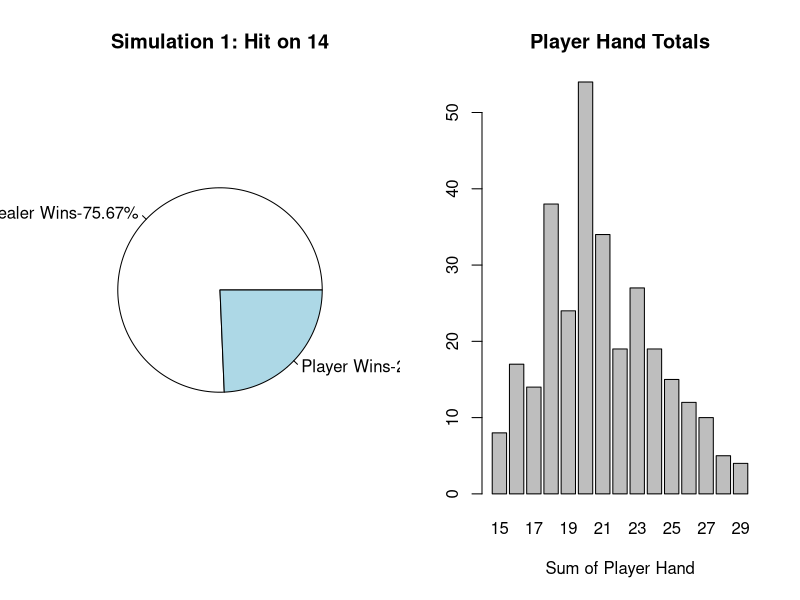
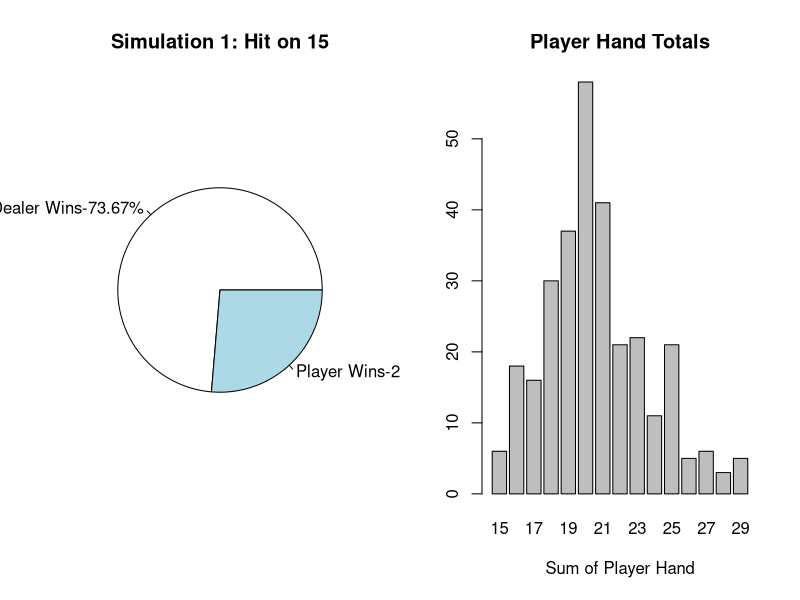
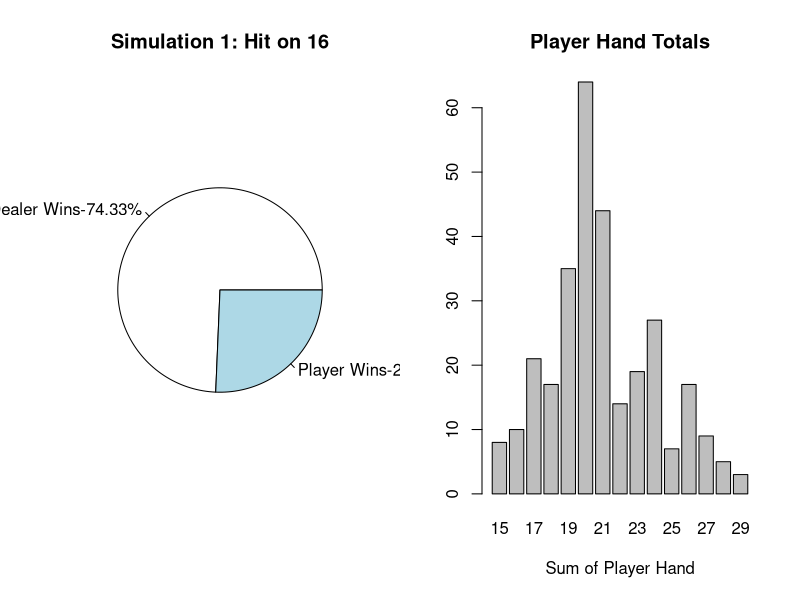
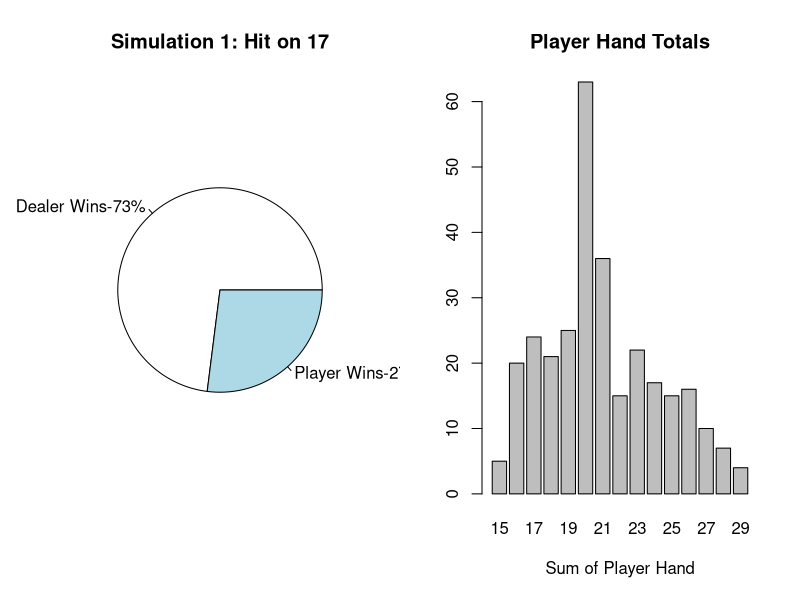
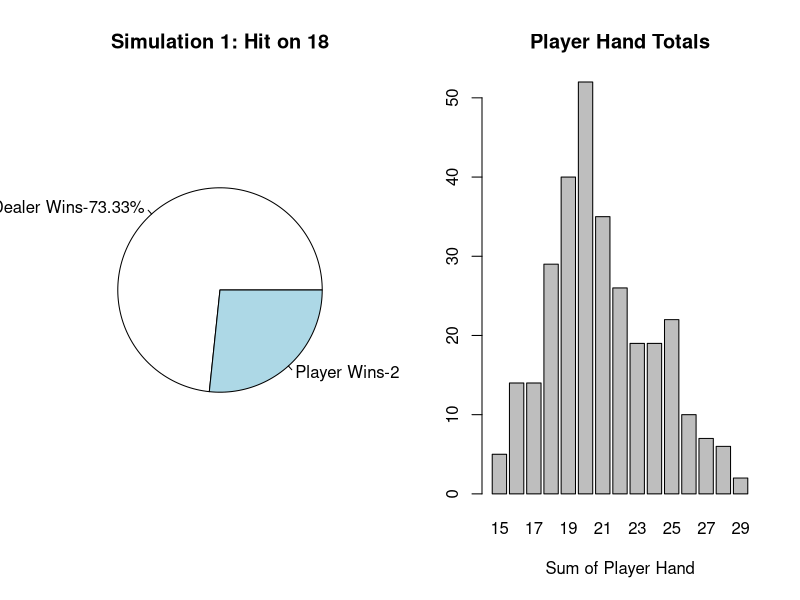
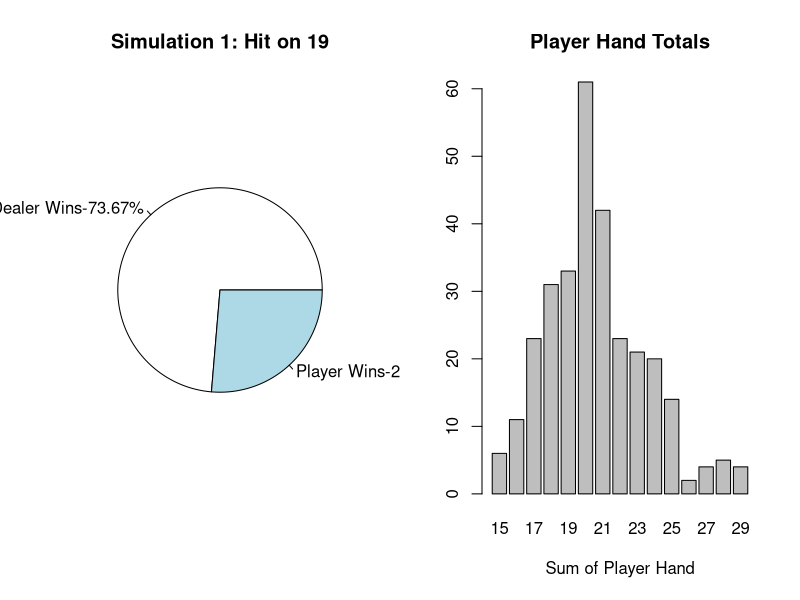

Write the R code that produced these figures, in order.

B = 300  #number of games played for each strategy
set.seed(6) #seed

#initialize lists to hold outcomes
player_wins <- NULL
final_dealer <- NULL
final_player <- NULL
hand_sum <- NULL
#strategies to try (ie., player hits on the following hand values)
strat <- c(14,15,16,17,18,19)

#run 10 games

for (b in 1:B) {
  
  for (var in strat) {
    #create one deck
    deck = c(rep("A",4), rep.int(10,16), rep.int(9,4), rep.int(8,4), rep.int(7,4), rep.int(6,4), rep.int(5,4), rep.int(4,4), rep.int(3,4), rep.int(2,4))
    #given casinos typically use multiple deck, we'll use 4 decks
    cards = c(deck, deck)
    decks <- sum(cards=="A") / 4
  
  
    #####PLAYER#####
  
  
    #create the players hand by randomly sampling two cards
    #from the 4 decks without replacement
    hand_player = sample(cards, 2, replace = FALSE)
  
    #remove the players hand from the deck
    for(i in hand_player){
      if(is.element(i,cards)) 
        cards <-cards[-match(i,cards)]}
  
    #check if hand has aces and create alternate hand without aces
    hand_noaces <- hand_player
    for(i in hand_player){
      if(is.element(i,"A"))
        hand_noaces <- (hand_player[-match(i, hand_player)])
    }

    #count how many aces
    num_aces <- length(hand_player) - length(hand_noaces)
    #get final hand sum
    hand_sum <- ifelse(num_aces==0, sum(as.numeric(hand_player), na.rm=TRUE), 
                     ifelse(num_aces ==1 & sum(as.numeric(hand_noaces), na.rm = TRUE) <= 10, sum(as.numeric(hand_noaces), na.rm=TRUE) + 11, 
                     ifelse(num_aces ==1 & sum(as.numeric(hand_player), na.rm = TRUE) >10, sum(as.numeric(hand_noaces), na.rm=TRUE) + 1,
                            ifelse(num_aces ==2 & sum(as.numeric(hand_player), na.rm = TRUE) <= 9, sum(as.numeric(hand_noaces), na.rm=TRUE) + 12,
                                   ifelse(num_aces==2 & sum(as.numeric(hand_player), na.rm=TRUE) >9, sum(as.numeric(hand_noaces), na.rm = TRUE) + 2, 
                                          ifelse(num_aces==3 & sum(as.numeric(hand_player), na.rm = TRUE) <=8, sum(as.numeric(hand_noaces), na.rm = TRUE) + 13, 
                                                 ifelse(num_aces==3 & sum(as.numeric(hand_player), na.rm = TRUE) >8, sum(as.numeric(hand_noaces), na.rm = TRUE) + 3, 
                                                        ifelse(num_aces==4 & sum(as.numeric(hand_player), na.rm = TRUE) <=7, sum(as.numeric(hand_noaces), na.rm = TRUE) + 14, 
                                                               ifelse(num_aces==4 & sum(as.numeric(hand_player), na.rm = TRUE) >7, sum(as.numeric(hand_noaces), na.rm=TRUE) +4, sum(as.numeric(hand_player, na.rm=TRUE)))))))))))
  
    #player decides to stay or hit based on the total value
    hit_stay <- ifelse(sum(hand_sum) > var, "stay", "hit")
  
    #if hit, take a take a new card from the remaining cards in the deck and add it to players hand          
    newcard <- ifelse(hit_stay=="hit", sample(cards, 1, replace = FALSE), NA)
    hand_player <-  append(hand_player, newcard)
  
    #update cards to remove new card
    for(i in newcard){
      if(is.element(i,cards)) 
        cards<-cards[-match(i,cards)]}
  
    #again, check if hand has aces and create alternate hand without aces
    hand_noaces <- hand_player
    for(i in hand_player){
      if(is.element(i,"A"))
        hand_noaces <- (hand_player[-match(i, hand_player)])
    }
  
    #count how many aces
    num_aces <- length(hand_player) - length(hand_noaces)
    #get final hand sum
    hand_sum <- ifelse(num_aces==0, sum(as.numeric(hand_player), na.rm=TRUE), 
                     ifelse(num_aces ==1 & sum(as.numeric(hand_noaces), na.rm = TRUE) <= 10, sum(as.numeric(hand_noaces), na.rm=TRUE) + 11, 
                            ifelse(num_aces ==1 & sum(as.numeric(hand_player), na.rm = TRUE) >10, sum(as.numeric(hand_noaces), na.rm=TRUE) + 1,
                                   ifelse(num_aces ==2 & sum(as.numeric(hand_player), na.rm = TRUE) <= 9, sum(as.numeric(hand_noaces), na.rm=TRUE) + 12,
                                          ifelse(num_aces==2 & sum(as.numeric(hand_player), na.rm=TRUE) >9, sum(as.numeric(hand_noaces), na.rm = TRUE) + 2, 
                                                 ifelse(num_aces==3 & sum(as.numeric(hand_player), na.rm = TRUE) <=8, sum(as.numeric(hand_noaces), na.rm = TRUE) + 13, 
                                                        ifelse(num_aces==3 & sum(as.numeric(hand_player), na.rm = TRUE) >8, sum(as.numeric(hand_noaces), na.rm = TRUE) + 3, 
                                                               ifelse(num_aces==4 & sum(as.numeric(hand_player), na.rm = TRUE) <=7, sum(as.numeric(hand_noaces), na.rm = TRUE) + 14, 
                                                                      ifelse(num_aces==4 & sum(as.numeric(hand_player), na.rm = TRUE) >7, sum(as.numeric(hand_noaces), na.rm=TRUE) +4, sum(as.numeric(hand_player, na.rm=TRUE)))))))))))
  
    #player decides to stay or hit based on the total value
    hit_stay <- ifelse(sum(hand_sum) > var, "stay", "hit")
  
    #if hit, take a take a new card from the remaining cards in the deck and add it to players hand          
    newcard <- ifelse(hit_stay=="hit", sample(cards, 1, replace = FALSE), NA)
    hand_player <-  append(hand_player, newcard)
  
    #update cards to remove new card
    for(i in newcard){
      if(is.element(i,cards)) 
        cards<-cards[-match(i,cards)]}
  
    #again, check if hand has aces and create alternate hand without aces
    hand_noaces <- hand_player
    for(i in hand_player){
      if(is.element(i,"A"))
        hand_noaces <- (hand_player[-match(i, hand_player)])
    }
  
    #count how many aces
    num_aces <- length(hand_player) - length(hand_noaces)
    #get final hand sum
    hand_sum <- ifelse(num_aces==0, sum(as.numeric(hand_player), na.rm=TRUE), 
                     ifelse(num_aces ==1 & sum(as.numeric(hand_noaces), na.rm = TRUE) <= 10, sum(as.numeric(hand_noaces), na.rm=TRUE) + 11, 
                            ifelse(num_aces ==1 & sum(as.numeric(hand_player), na.rm = TRUE) >10, sum(as.numeric(hand_noaces), na.rm=TRUE) + 1,
                                   ifelse(num_aces ==2 & sum(as.numeric(hand_player), na.rm = TRUE) <= 9, sum(as.numeric(hand_noaces), na.rm=TRUE) + 12,
                                          ifelse(num_aces==2 & sum(as.numeric(hand_player), na.rm=TRUE) >9, sum(as.numeric(hand_noaces), na.rm = TRUE) + 2, 
                                                 ifelse(num_aces==3 & sum(as.numeric(hand_player), na.rm = TRUE) <=8, sum(as.numeric(hand_noaces), na.rm = TRUE) + 13, 
                                                        ifelse(num_aces==3 & sum(as.numeric(hand_player), na.rm = TRUE) >8, sum(as.numeric(hand_noaces), na.rm = TRUE) + 3, 
                                                               ifelse(num_aces==4 & sum(as.numeric(hand_player), na.rm = TRUE) <=7, sum(as.numeric(hand_noaces), na.rm = TRUE) + var, 
                                                                      ifelse(num_aces==4 & sum(as.numeric(hand_player), na.rm = TRUE) >7, sum(as.numeric(hand_noaces), na.rm=TRUE) +4, sum(as.numeric(hand_player, na.rm=TRUE)))))))))))
  
    #player decides to stay or hit based on the total value
    hit_stay <- ifelse(sum(hand_sum) > var, "stay", "hit")#if hit, take a take a new card from the remaining cards in the deck and add it to players hand          
    newcard <- ifelse(hit_stay=="hit", sample(cards, 1, replace = FALSE), NA)
    hand_player <-  append(hand_player, newcard)
  
    #update cards to remove new card
    for(i in newcard){
      if(is.element(i,cards)) 
        cards<-cards[-match(i,cards)]}
  
    #again, check if hand has aces and create alternate hand without aces
    hand_noaces <- hand_player
    for(i in hand_player){
      if(is.element(i,"A"))
        hand_noaces <- (hand_player[-match(i, hand_player)])
    }
  
    #count how many aces
    num_aces <- length(hand_player) - length(hand_noaces)
    #get final hand sum
    hand_sum <- ifelse(num_aces==0, sum(as.numeric(hand_player), na.rm=TRUE), 
                     ifelse(num_aces ==1 & sum(as.numeric(hand_noaces), na.rm = TRUE) <= 10, sum(as.numeric(hand_noaces), na.rm=TRUE) + 11, 
                            ifelse(num_aces ==1 & sum(as.numeric(hand_player), na.rm = TRUE) >10, sum(as.numeric(hand_noaces), na.rm=TRUE) + 1,
                                   ifelse(num_aces ==2 & sum(as.numeric(hand_player), na.rm = TRUE) <= 9, sum(as.numeric(hand_noaces), na.rm=TRUE) + 12,
                                          ifelse(num_aces==2 & sum(as.numeric(hand_player), na.rm=TRUE) >9, sum(as.numeric(hand_noaces), na.rm = TRUE) + 2, 
                                                 ifelse(num_aces==3 & sum(as.numeric(hand_player), na.rm = TRUE) <=8, sum(as.numeric(hand_noaces), na.rm = TRUE) + 13, 
                                                        ifelse(num_aces==3 & sum(as.numeric(hand_player), na.rm = TRUE) >8, sum(as.numeric(hand_noaces), na.rm = TRUE) + 3, 
                                                               ifelse(num_aces==4 & sum(as.numeric(hand_player), na.rm = TRUE) <=7, sum(as.numeric(hand_noaces), na.rm = TRUE) + 14, 
                                                                      ifelse(num_aces==4 & sum(as.numeric(hand_player), na.rm = TRUE) >7, sum(as.numeric(hand_noaces), na.rm=TRUE) +4, sum(as.numeric(hand_player, na.rm=TRUE)))))))))))
  
    #player decides to stay or hit based on the total value
    hit_stay <- ifelse(sum(hand_sum) > var, "stay", "hit")#if hit, take a take a new card from the remaining cards in the deck and add it to players hand          
    newcard <- ifelse(hit_stay=="hit", sample(cards, 1, replace = FALSE), NA)
    hand_player <-  append(hand_player, newcard)
  
    #update cards to remove new card
    for(i in newcard){
      if(is.element(i,cards)) 
        cards<-cards[-match(i,cards)]}
  
    #again, check if hand has aces and create alternate hand without aces
    hand_noaces <- hand_player
    for(i in hand_player){
      if(is.element(i,"A"))
        hand_noaces <- (hand_player[-match(i, hand_player)])
    }
  
  #count how many aces
    num_aces <- length(hand_player) - length(hand_noaces)
    #get final hand sum
    hand_sum <- ifelse(num_aces==0, sum(as.numeric(hand_player), na.rm=TRUE), 
                     ifelse(num_aces ==1 & sum(as.numeric(hand_noaces), na.rm = TRUE) <= 10, sum(as.numeric(hand_noaces), na.rm=TRUE) + 11, 
                            ifelse(num_aces ==1 & sum(as.numeric(hand_player), na.rm = TRUE) >10, sum(as.numeric(hand_noaces), na.rm=TRUE) + 1,
                                   ifelse(num_aces ==2 & sum(as.numeric(hand_player), na.rm = TRUE) <= 9, sum(as.numeric(hand_noaces), na.rm=TRUE) + 12,
                                          ifelse(num_aces==2 & sum(as.numeric(hand_player), na.rm=TRUE) >9, sum(as.numeric(hand_noaces), na.rm = TRUE) + 2, 
                                                 ifelse(num_aces==3 & sum(as.numeric(hand_player), na.rm = TRUE) <=8, sum(as.numeric(hand_noaces), na.rm = TRUE) + 13, 
                                                        ifelse(num_aces==3 & sum(as.numeric(hand_player), na.rm = TRUE) >8, sum(as.numeric(hand_noaces), na.rm = TRUE) + 3, 
                                                               ifelse(num_aces==4 & sum(as.numeric(hand_player), na.rm = TRUE) <=7, sum(as.numeric(hand_noaces), na.rm = TRUE) + 14, 
                                                                      ifelse(num_aces==4 & sum(as.numeric(hand_player), na.rm = TRUE) >7, sum(as.numeric(hand_noaces), na.rm=TRUE) +4, sum(as.numeric(hand_player, na.rm=TRUE)))))))))))
  
    #player decides to stay or hit based on the total value
    hit_stay <- ifelse(sum(hand_sum) > var, "stay", "hit")#if hit, take a take a new card from the remaining cards in the deck and add it to players hand          
    newcard <- ifelse(hit_stay=="hit", sample(cards, 1, replace = FALSE), NA)
    hand_player <-  append(hand_player, newcard)
  
    #update cards to remove new card
    for(i in newcard){
      if(is.element(i,cards)) 
        cards<-cards[-match(i,cards)]}
  
    #again, check if hand has aces and create alternate hand without aces
    hand_noaces <- hand_player
    for(i in hand_player){
      if(is.element(i,"A"))
        hand_noaces <- (hand_player[-match(i, hand_player)])
    }
  
    #count how many aces
    num_aces <- length(hand_player) - length(hand_noaces)
    #get final hand sum
    hand_sum <- ifelse(num_aces==0, sum(as.numeric(hand_player), na.rm=TRUE), 
                     ifelse(num_aces ==1 & sum(as.numeric(hand_noaces), na.rm = TRUE) <= 10, sum(as.numeric(hand_noaces), na.rm=TRUE) + 11, 
                            ifelse(num_aces ==1 & sum(as.numeric(hand_player), na.rm = TRUE) >10, sum(as.numeric(hand_noaces), na.rm=TRUE) + 1,
                                   ifelse(num_aces ==2 & sum(as.numeric(hand_player), na.rm = TRUE) <= 9, sum(as.numeric(hand_noaces), na.rm=TRUE) + 12,
                                          ifelse(num_aces==2 & sum(as.numeric(hand_player), na.rm=TRUE) >9, sum(as.numeric(hand_noaces), na.rm = TRUE) + 2, 
                                                 ifelse(num_aces==3 & sum(as.numeric(hand_player), na.rm = TRUE) <=8, sum(as.numeric(hand_noaces), na.rm = TRUE) + 13, 
                                                        ifelse(num_aces==3 & sum(as.numeric(hand_player), na.rm = TRUE) >8, sum(as.numeric(hand_noaces), na.rm = TRUE) + 3, 
                                                               ifelse(num_aces==4 & sum(as.numeric(hand_player), na.rm = TRUE) <=7, sum(as.numeric(hand_noaces), na.rm = TRUE) + 14, 
                                                                      ifelse(num_aces==4 & sum(as.numeric(hand_player), na.rm = TRUE) >7, sum(as.numeric(hand_noaces), na.rm=TRUE) +4, sum(as.numeric(hand_player, na.rm=TRUE)))))))))))
  
    #player decides to stay or hit based on the total value
    hit_stay <- ifelse(sum(hand_sum) > var, "stay", "hit")#if hit, take a take a new card from the remaining cards in the deck and add it to players hand          
    newcard <- ifelse(hit_stay=="hit", sample(cards, 1, replace = FALSE), NA)
    hand_player <-  append(hand_player, newcard)
  
    #update cards to remove new card
    for(i in newcard){
      if(is.element(i,cards)) 
        cards<-cards[-match(i,cards)]}
  
    #again, check if hand has aces and create alternate hand without aces
    hand_noaces <- hand_player
    for(i in hand_player){
      if(is.element(i,"A"))
        hand_noaces <- (hand_player[-match(i, hand_player)])
    }
  
    #count how many aces
    num_aces <- length(hand_player) - length(hand_noaces)
    #get final hand sum
    hand_sum <- ifelse(num_aces==0, sum(as.numeric(hand_player), na.rm=TRUE), 
                       ifelse(num_aces ==1 & sum(as.numeric(hand_noaces), na.rm = TRUE) <= 10, sum(as.numeric(hand_noaces), na.rm=TRUE) + 11, 
                              ifelse(num_aces ==1 & sum(as.numeric(hand_player), na.rm = TRUE) >10, sum(as.numeric(hand_noaces), na.rm=TRUE) + 1,
                                     ifelse(num_aces ==2 & sum(as.numeric(hand_player), na.rm = TRUE) <= 9, sum(as.numeric(hand_noaces), na.rm=TRUE) + 12,
                                            ifelse(num_aces==2 & sum(as.numeric(hand_player), na.rm=TRUE) >9, sum(as.numeric(hand_noaces), na.rm = TRUE) + 2, 
                                                   ifelse(num_aces==3 & sum(as.numeric(hand_player), na.rm = TRUE) <=8, sum(as.numeric(hand_noaces), na.rm = TRUE) + 13, 
                                                          ifelse(num_aces==3 & sum(as.numeric(hand_player), na.rm = TRUE) >8, sum(as.numeric(hand_noaces), na.rm = TRUE) + 3, 
                                                                 ifelse(num_aces==4 & sum(as.numeric(hand_player), na.rm = TRUE) <=7, sum(as.numeric(hand_noaces), na.rm = TRUE) + 14, 
                                                                        ifelse(num_aces==4 & sum(as.numeric(hand_player), na.rm = TRUE) >7, sum(as.numeric(hand_noaces), na.rm=TRUE) +4, sum(as.numeric(hand_player, na.rm=TRUE)))))))))))
    
    #player decides to stay or hit based on the total value
    hit_stay <- ifelse(sum(hand_sum) > var, "stay", "hit")#if hit, take a take a new card from the remaining cards in the deck and add it to players hand          
    newcard <- ifelse(hit_stay=="hit", sample(cards, 1, replace = FALSE), NA)
    hand_player <-  append(hand_player, newcard)
    
    #update cards to remove new card
    for(i in newcard){
      if(is.element(i,cards)) 
        cards<-cards[-match(i,cards)]}
    
    #again, check if hand has aces and create alternate hand without aces
    hand_noaces <- hand_player
    for(i in hand_player){
      if(is.element(i,"A"))
        hand_noaces <- (hand_player[-match(i, hand_player)])
    }
    
    #count how many aces
    num_aces <- length(hand_player) - length(hand_noaces)
    #get final hand sum
    hand_sum <- ifelse(num_aces==0, sum(as.numeric(hand_player), na.rm=TRUE), 
                       ifelse(num_aces ==1 & sum(as.numeric(hand_noaces), na.rm = TRUE) <= 10, sum(as.numeric(hand_noaces), na.rm=TRUE) + 11, 
                              ifelse(num_aces ==1 & sum(as.numeric(hand_player), na.rm = TRUE) >10, sum(as.numeric(hand_noaces), na.rm=TRUE) + 1,
                                     ifelse(num_aces ==2 & sum(as.numeric(hand_player), na.rm = TRUE) <= 9, sum(as.numeric(hand_noaces), na.rm=TRUE) + 12,
                                            ifelse(num_aces==2 & sum(as.numeric(hand_player), na.rm=TRUE) >9, sum(as.numeric(hand_noaces), na.rm = TRUE) + 2, 
                                                   ifelse(num_aces==3 & sum(as.numeric(hand_player), na.rm = TRUE) <=8, sum(as.numeric(hand_noaces), na.rm = TRUE) + 13, 
                                                          ifelse(num_aces==3 & sum(as.numeric(hand_player), na.rm = TRUE) >8, sum(as.numeric(hand_noaces), na.rm = TRUE) + 3, 
                                                                 ifelse(num_aces==4 & sum(as.numeric(hand_player), na.rm = TRUE) <=7, sum(as.numeric(hand_noaces), na.rm = TRUE) + 14, 
                                                                        ifelse(num_aces==4 & sum(as.numeric(hand_player), na.rm = TRUE) >7, sum(as.numeric(hand_noaces), na.rm=TRUE) +4, sum(as.numeric(hand_player, na.rm=TRUE)))))))))))
    
    #player decides to stay or hit based on the total value
    hit_stay <- ifelse(sum(hand_sum) > var, "stay", "hit")#if hit, take a take a new card from the remaining cards in the deck and add it to players hand          
    newcard <- ifelse(hit_stay=="hit", sample(cards, 1, replace = FALSE), NA)
    hand_player <-  append(hand_player, newcard)
    
    #update cards to remove new card
    for(i in newcard){
      if(is.element(i,cards)) 
        cards<-cards[-match(i,cards)]}
    
    #again, check if hand has aces and create alternate hand without aces
    hand_noaces <- hand_player
    for(i in hand_player){
      if(is.element(i,"A"))
        hand_noaces <- (hand_player[-match(i, hand_player)])
    }
    
    #count how many aces
    num_aces <- length(hand_player) - length(hand_noaces)
    #get final hand sum
    hand_sum <- ifelse(num_aces==0, sum(as.numeric(hand_player), na.rm=TRUE), 
                       ifelse(num_aces ==1 & sum(as.numeric(hand_noaces), na.rm = TRUE) <= 10, sum(as.numeric(hand_noaces), na.rm=TRUE) + 11, 
                              ifelse(num_aces ==1 & sum(as.numeric(hand_player), na.rm = TRUE) >10, sum(as.numeric(hand_noaces), na.rm=TRUE) + 1,
                                     ifelse(num_aces ==2 & sum(as.numeric(hand_player), na.rm = TRUE) <= 9, sum(as.numeric(hand_noaces), na.rm=TRUE) + 12,
                                            ifelse(num_aces==2 & sum(as.numeric(hand_player), na.rm=TRUE) >9, sum(as.numeric(hand_noaces), na.rm = TRUE) + 2, 
                                                   ifelse(num_aces==3 & sum(as.numeric(hand_player), na.rm = TRUE) <=8, sum(as.numeric(hand_noaces), na.rm = TRUE) + 13, 
                                                          ifelse(num_aces==3 & sum(as.numeric(hand_player), na.rm = TRUE) >8, sum(as.numeric(hand_noaces), na.rm = TRUE) + 3, 
                                                                 ifelse(num_aces==4 & sum(as.numeric(hand_player), na.rm = TRUE) <=7, sum(as.numeric(hand_noaces), na.rm = TRUE) + 14, 
                                                                        ifelse(num_aces==4 & sum(as.numeric(hand_player), na.rm = TRUE) >7, sum(as.numeric(hand_noaces), na.rm=TRUE) +4, sum(as.numeric(hand_player, na.rm=TRUE)))))))))))
    
    #player decides to stay or hit based on the total value
    hit_stay <- ifelse(sum(hand_sum) > var, "stay", "hit")#if hit, take a take a new card from the remaining cards in the deck and add it to players hand          
    newcard <- ifelse(hit_stay=="hit", sample(cards, 1, replace = FALSE), NA)
    hand_player <-  append(hand_player, newcard)
    
    #update cards to remove new card
    for(i in newcard){
      if(is.element(i,cards)) 
        cards<-cards[-match(i,cards)]}
    
    #again, check if hand has aces and create alternate hand without aces
    hand_noaces <- hand_player
    for(i in hand_player){
      if(is.element(i,"A"))
        hand_noaces <- (hand_player[-match(i, hand_player)])
    }
    
    #count how many aces
    num_aces <- length(hand_player) - length(hand_noaces)
    #get final hand sum
    hand_sum <- ifelse(num_aces==0, sum(as.numeric(hand_player), na.rm=TRUE), 
                       ifelse(num_aces ==1 & sum(as.numeric(hand_noaces), na.rm = TRUE) <= 10, sum(as.numeric(hand_noaces), na.rm=TRUE) + 11, 
                              ifelse(num_aces ==1 & sum(as.numeric(hand_player), na.rm = TRUE) >10, sum(as.numeric(hand_noaces), na.rm=TRUE) + 1,
                                     ifelse(num_aces ==2 & sum(as.numeric(hand_player), na.rm = TRUE) <= 9, sum(as.numeric(hand_noaces), na.rm=TRUE) + 12,
                                            ifelse(num_aces==2 & sum(as.numeric(hand_player), na.rm=TRUE) >9, sum(as.numeric(hand_noaces), na.rm = TRUE) + 2, 
                                                   ifelse(num_aces==3 & sum(as.numeric(hand_player), na.rm = TRUE) <=8, sum(as.numeric(hand_noaces), na.rm = TRUE) + 13, 
                                                          ifelse(num_aces==3 & sum(as.numeric(hand_player), na.rm = TRUE) >8, sum(as.numeric(hand_noaces), na.rm = TRUE) + 3, 
                                                                 ifelse(num_aces==4 & sum(as.numeric(hand_player), na.rm = TRUE) <=7, sum(as.numeric(hand_noaces), na.rm = TRUE) + 14, 
                                                                        ifelse(num_aces==4 & sum(as.numeric(hand_player), na.rm = TRUE) >7, sum(as.numeric(hand_noaces), na.rm=TRUE) +4, sum(as.numeric(hand_player, na.rm=TRUE)))))))))))
    
    #player decides to stay or hit based on the total value
    hit_stay <- ifelse(sum(hand_sum) > var, "stay", "hit")#if hit, take a take a new card from the remaining cards in the deck and add it to players hand          
    newcard <- ifelse(hit_stay=="hit", sample(cards, 1, replace = FALSE), NA)
    hand_player <-  append(hand_player, newcard)
    
    #update cards to remove new card
    for(i in newcard){
      if(is.element(i,cards)) 
        cards<-cards[-match(i,cards)]}
    
    #again, check if hand has aces and create alternate hand without aces
    hand_noaces <- hand_player
    for(i in hand_player){
      if(is.element(i,"A"))
        hand_noaces <- (hand_player[-match(i, hand_player)])
    }
    
    #count how many aces
    num_aces <- length(hand_player) - length(hand_noaces)
    #get final hand sum
    hand_sum <- ifelse(num_aces==0, sum(as.numeric(hand_player), na.rm=TRUE), 
                       ifelse(num_aces ==1 & sum(as.numeric(hand_noaces), na.rm = TRUE) <= 10, sum(as.numeric(hand_noaces), na.rm=TRUE) + 11, 
                              ifelse(num_aces ==1 & sum(as.numeric(hand_player), na.rm = TRUE) >10, sum(as.numeric(hand_noaces), na.rm=TRUE) + 1,
                                     ifelse(num_aces ==2 & sum(as.numeric(hand_player), na.rm = TRUE) <= 9, sum(as.numeric(hand_noaces), na.rm=TRUE) + 12,
                                            ifelse(num_aces==2 & sum(as.numeric(hand_player), na.rm=TRUE) >9, sum(as.numeric(hand_noaces), na.rm = TRUE) + 2, 
                                                   ifelse(num_aces==3 & sum(as.numeric(hand_player), na.rm = TRUE) <=8, sum(as.numeric(hand_noaces), na.rm = TRUE) + 13, 
                                                          ifelse(num_aces==3 & sum(as.numeric(hand_player), na.rm = TRUE) >8, sum(as.numeric(hand_noaces), na.rm = TRUE) + 3, 
                                                                 ifelse(num_aces==4 & sum(as.numeric(hand_player), na.rm = TRUE) <=7, sum(as.numeric(hand_noaces), na.rm = TRUE) + 14, 
                                                                        ifelse(num_aces==4 & sum(as.numeric(hand_player), na.rm = TRUE) >7, sum(as.numeric(hand_noaces), na.rm=TRUE) +4, sum(as.numeric(hand_player, na.rm=TRUE)))))))))))
    
    #player decides to stay or hit based on the total value
    hit_stay <- ifelse(sum(hand_sum) > var, "stay", "hit")
    
    #get final sum of players hand
    final_player <- append(final_player, sum(as.numeric(hand_sum), na.rm = TRUE))
    
    
    ####DEALER#####
    
    
    #create dealers hand by randomly sampling two cards
    #from the 4 decks without replacement
    hand_dealer = sample(cards, 2, replace = FALSE)
    
    #remove the dealers hand from the deck
    for(i in hand_dealer){
      if(is.element(i,cards)) 
        cards<-cards[-match(i,cards)]}
    
    #check if hand has aces and create alternate hand without aces
    hand_noaces <- hand_dealer
    for(i in hand_dealer){
      if(is.element(i,"A"))
        hand_noaces <- (hand_dealer[-match(i, hand_dealer)])
    }
    
    #count how many aces
    num_aces <- length(hand_dealer) - length(hand_noaces)
    #get final hand sum
    hand_sum <- ifelse(num_aces==0, sum(as.numeric(hand_dealer), na.rm=TRUE), 
                       ifelse(num_aces ==1 & sum(as.numeric(hand_dealer), na.rm = TRUE) <= 10, sum(as.numeric(hand_noaces), na.rm=TRUE) + 11, 
                              ifelse(num_aces ==1 & sum(as.numeric(hand_dealer), na.rm = TRUE) >10, sum(as.numeric(hand_noaces), na.rm=TRUE) + 1,
                                     ifelse(num_aces ==2 & sum(as.numeric(hand_dealer), na.rm = TRUE) <= 9, sum(as.numeric(hand_noaces), na.rm=TRUE) + 12,
                                            ifelse(num_aces==2 & sum(as.numeric(hand_dealer), na.rm=TRUE) >9, sum(as.numeric(hand_noaces), na.rm = TRUE) + 2, 
                                                   ifelse(num_aces==3 & sum(as.numeric(hand_dealer), na.rm = TRUE) <=8, sum(as.numeric(hand_noaces), na.rm = TRUE) + 13, 
                                                          ifelse(num_aces==3 & sum(as.numeric(hand_dealer), na.rm = TRUE) >8, sum(as.numeric(hand_noaces), na.rm = TRUE) + 3, 
                                                                 ifelse(num_aces==4 & sum(as.numeric(hand_dealer), na.rm = TRUE) <=7, sum(as.numeric(hand_noaces), na.rm = TRUE) + 14, 
                                                                        ifelse(num_aces==4 & sum(as.numeric(hand_dealer), na.rm = TRUE) >7, sum(as.numeric(hand_noaces), na.rm=TRUE) +4, sum(as.numeric(hand_dealer, na.rm=TRUE)))))))))))
    
    #dealer wins, loses or hits based on sum of their hand and players hand (tie goes to dealer)
    hit_win_lose <- ifelse(sum(as.numeric(hand_player), na.rm = TRUE) >21, "win", 
                           ifelse(sum(as.numeric(hand_sum), na.rm = TRUE) > 21, "lose",
                                  ifelse((sum(as.numeric(hand_sum), na.rm = TRUE) >= sum(as.numeric(hand_player), na.rm = TRUE)) & sum(as.numeric(hand_sum), na.rm = TRUE) <= 21, "win", "hit")))
    
    #if hit, take a take a new card from the remaining cards in the deck and add it to dealers hand    
    newcard <- ifelse(hit_win_lose=="hit", sample(cards, 1, replace = FALSE), NA)
    hand_dealer <-  append(hand_dealer, newcard)
    
    #update cards to remove new card
    for(i in newcard){
      if(is.element(i,cards)) 
        cards<-cards[-match(i,cards)]}
    
    #check if hand has aces and create alternate hand without aces
    hand_noaces <- hand_dealer
    for(i in hand_dealer){
      if(is.element(i,"A"))
        hand_noaces <- (hand_dealer[-match(i, hand_dealer)])
    }
    
    #count how many aces
    num_aces <- length(hand_dealer) - length(hand_noaces)
    #get final hand sum
    hand_sum <- ifelse(num_aces==0, sum(as.numeric(hand_dealer), na.rm=TRUE), 
                       ifelse(num_aces ==1 & sum(as.numeric(hand_dealer), na.rm = TRUE) <= 10, sum(as.numeric(hand_noaces), na.rm=TRUE) + 11, 
                              ifelse(num_aces ==1 & sum(as.numeric(hand_dealer), na.rm = TRUE) >10, sum(as.numeric(hand_noaces), na.rm=TRUE) + 1,
                                     ifelse(num_aces ==2 & sum(as.numeric(hand_dealer), na.rm = TRUE) <= 9, sum(as.numeric(hand_noaces), na.rm=TRUE) + 12,
                                            ifelse(num_aces==2 & sum(as.numeric(hand_dealer), na.rm=TRUE) >9, sum(as.numeric(hand_noaces), na.rm = TRUE) + 2, 
                                                   ifelse(num_aces==3 & sum(as.numeric(hand_dealer), na.rm = TRUE) <=8, sum(as.numeric(hand_noaces), na.rm = TRUE) + 13, 
                                                          ifelse(num_aces==3 & sum(as.numeric(hand_dealer), na.rm = TRUE) >8, sum(as.numeric(hand_noaces), na.rm = TRUE) + 3, 
                                                                 ifelse(num_aces==4 & sum(as.numeric(hand_dealer), na.rm = TRUE) <=7, sum(as.numeric(hand_noaces), na.rm = TRUE) + 14, 
                                                                        ifelse(num_aces==4 & sum(as.numeric(hand_dealer), na.rm = TRUE) >7, sum(as.numeric(hand_noaces), na.rm=TRUE) +4, sum(as.numeric(hand_dealer, na.rm=TRUE)))))))))))
    
    #dealer wins, loses or hits based on sum of their hand and players hand (tie goes to dealer)
    hit_win_lose <- ifelse(sum(as.numeric(hand_player), na.rm = TRUE) >21, "win", 
                           ifelse(sum(as.numeric(hand_sum), na.rm = TRUE) > 21, "lose",
                                  ifelse((sum(as.numeric(hand_sum), na.rm = TRUE) >= sum(as.numeric(hand_player), na.rm = TRUE)) & sum(as.numeric(hand_sum), na.rm = TRUE) <= 21, "win", "hit")))
    
    #if hit, take a take a new card from the remaining cards in the deck and add it to dealers hand    
    newcard <- ifelse(hit_win_lose=="hit", sample(cards, 1, replace = FALSE), NA)
    hand_dealer <-  append(hand_dealer, newcard)
    
    #update cards to remove new card
    for(i in newcard){
      if(is.element(i,cards)) 
        cards<-cards[-match(i,cards)]}
    
    #check if hand has aces and create alternate hand without aces
    hand_noaces <- hand_dealer
    for(i in hand_dealer){
      if(is.element(i,"A"))
        hand_noaces <- (hand_dealer[-match(i, hand_dealer)])
    }
    
    #count how many aces
    num_aces <- length(hand_dealer) - length(hand_noaces)
    #get final hand sum
    hand_sum <- ifelse(num_aces==0, sum(as.numeric(hand_dealer), na.rm=TRUE), 
                       ifelse(num_aces ==1 & sum(as.numeric(hand_dealer), na.rm = TRUE) <= 10, sum(as.numeric(hand_noaces), na.rm=TRUE) + 11, 
                              ifelse(num_aces ==1 & sum(as.numeric(hand_dealer), na.rm = TRUE) >10, sum(as.numeric(hand_noaces), na.rm=TRUE) + 1,
                                     ifelse(num_aces ==2 & sum(as.numeric(hand_dealer), na.rm = TRUE) <= 9, sum(as.numeric(hand_noaces), na.rm=TRUE) + 12,
                                            ifelse(num_aces==2 & sum(as.numeric(hand_dealer), na.rm=TRUE) >9, sum(as.numeric(hand_noaces), na.rm = TRUE) + 2, 
                                                   ifelse(num_aces==3 & sum(as.numeric(hand_dealer), na.rm = TRUE) <=8, sum(as.numeric(hand_noaces), na.rm = TRUE) + 13, 
                                                          ifelse(num_aces==3 & sum(as.numeric(hand_dealer), na.rm = TRUE) >8, sum(as.numeric(hand_noaces), na.rm = TRUE) + 3, 
                                                                 ifelse(num_aces==4 & sum(as.numeric(hand_dealer), na.rm = TRUE) <=7, sum(as.numeric(hand_noaces), na.rm = TRUE) + 14, 
                                                                        ifelse(num_aces==4 & sum(as.numeric(hand_dealer), na.rm = TRUE) >7, sum(as.numeric(hand_noaces), na.rm=TRUE) +4, sum(as.numeric(hand_dealer, na.rm=TRUE)))))))))))
    
    #dealer wins, loses or hits based on sum of their hand and players hand (tie goes to dealer)
    hit_win_lose <- ifelse(sum(as.numeric(hand_player), na.rm = TRUE) >21, "win", 
                           ifelse(sum(as.numeric(hand_sum), na.rm = TRUE) > 21, "lose",
                                  ifelse((sum(as.numeric(hand_sum), na.rm = TRUE) >= sum(as.numeric(hand_player), na.rm = TRUE)) & sum(as.numeric(hand_sum), na.rm = TRUE) <= 21, "win", "hit")))
    
    #if hit, take a take a new card from the remaining cards in the deck and add it to dealers hand    
    newcard <- ifelse(hit_win_lose=="hit", sample(cards, 1, replace = FALSE), NA)
    hand_dealer <-  append(hand_dealer, newcard)
    
    #update cards to remove new card
    for(i in newcard){
      if(is.element(i,cards)) 
        cards<-cards[-match(i,cards)]}
    
    #check if hand has aces and create alternate hand without aces
    hand_noaces <- hand_dealer
    for(i in hand_dealer){
      if(is.element(i,"A"))
        hand_noaces <- (hand_dealer[-match(i, hand_dealer)])
    }
    
    #count how many aces
    num_aces <- length(hand_dealer) - length(hand_noaces)
    #get final hand sum
    hand_sum <- ifelse(num_aces==0, sum(as.numeric(hand_dealer), na.rm=TRUE), 
                       ifelse(num_aces ==1 & sum(as.numeric(hand_dealer), na.rm = TRUE) <= 10, sum(as.numeric(hand_noaces), na.rm=TRUE) + 11, 
                              ifelse(num_aces ==1 & sum(as.numeric(hand_dealer), na.rm = TRUE) >10, sum(as.numeric(hand_noaces), na.rm=TRUE) + 1,
                                     ifelse(num_aces ==2 & sum(as.numeric(hand_dealer), na.rm = TRUE) <= 9, sum(as.numeric(hand_noaces), na.rm=TRUE) + 12,
                                            ifelse(num_aces==2 & sum(as.numeric(hand_dealer), na.rm=TRUE) >9, sum(as.numeric(hand_noaces), na.rm = TRUE) + 2, 
                                                   ifelse(num_aces==3 & sum(as.numeric(hand_dealer), na.rm = TRUE) <=8, sum(as.numeric(hand_noaces), na.rm = TRUE) + 13, 
                                                          ifelse(num_aces==3 & sum(as.numeric(hand_dealer), na.rm = TRUE) >8, sum(as.numeric(hand_noaces), na.rm = TRUE) + 3, 
                                                                 ifelse(num_aces==4 & sum(as.numeric(hand_dealer), na.rm = TRUE) <=7, sum(as.numeric(hand_noaces), na.rm = TRUE) + 14, 
                                                                        ifelse(num_aces==4 & sum(as.numeric(hand_dealer), na.rm = TRUE) >7, sum(as.numeric(hand_noaces), na.rm=TRUE) +4, sum(as.numeric(hand_dealer, na.rm=TRUE)))))))))))
    
    #dealer wins, loses or hits based on sum of their hand and players hand (tie goes to dealer)
    hit_win_lose <- ifelse(sum(as.numeric(hand_player), na.rm = TRUE) >21, "win", 
                           ifelse(sum(as.numeric(hand_sum), na.rm = TRUE) > 21, "lose",
                                  ifelse((sum(as.numeric(hand_sum), na.rm = TRUE) >= sum(as.numeric(hand_player), na.rm = TRUE)) & sum(as.numeric(hand_sum), na.rm = TRUE) <= 21, "win", "hit")))
    
    #if hit, take a take a new card from the remaining cards in the deck and add it to dealers hand    
    newcard <- ifelse(hit_win_lose=="hit", sample(cards, 1, replace = FALSE), NA)
    hand_dealer <-  append(hand_dealer, newcard)
    
    #update cards to remove new card
    for(i in newcard){
      if(is.element(i,cards)) 
        cards<-cards[-match(i,cards)]}
    
    #check if hand has aces and create alternate hand without aces
    hand_noaces <- hand_dealer
    for(i in hand_dealer){
      if(is.element(i,"A"))
        hand_noaces <- (hand_dealer[-match(i, hand_dealer)])
    }
    
    #count how many aces
    num_aces <- length(hand_dealer) - length(hand_noaces)
    #get final hand sum
    hand_sum <- ifelse(num_aces==0, sum(as.numeric(hand_dealer), na.rm=TRUE), 
                       ifelse(num_aces ==1 & sum(as.numeric(hand_dealer), na.rm = TRUE) <= 10, sum(as.numeric(hand_noaces), na.rm=TRUE) + 11, 
                              ifelse(num_aces ==1 & sum(as.numeric(hand_dealer), na.rm = TRUE) >10, sum(as.numeric(hand_noaces), na.rm=TRUE) + 1,
                                     ifelse(num_aces ==2 & sum(as.numeric(hand_dealer), na.rm = TRUE) <= 9, sum(as.numeric(hand_noaces), na.rm=TRUE) + 12,
                                            ifelse(num_aces==2 & sum(as.numeric(hand_dealer), na.rm=TRUE) >9, sum(as.numeric(hand_noaces), na.rm = TRUE) + 2, 
                                                   ifelse(num_aces==3 & sum(as.numeric(hand_dealer), na.rm = TRUE) <=8, sum(as.numeric(hand_noaces), na.rm = TRUE) + 13, 
                                                          ifelse(num_aces==3 & sum(as.numeric(hand_dealer), na.rm = TRUE) >8, sum(as.numeric(hand_noaces), na.rm = TRUE) + 3, 
                                                                 ifelse(num_aces==4 & sum(as.numeric(hand_dealer), na.rm = TRUE) <=7, sum(as.numeric(hand_noaces), na.rm = TRUE) + 14, 
                                                                        ifelse(num_aces==4 & sum(as.numeric(hand_dealer), na.rm = TRUE) >7, sum(as.numeric(hand_noaces), na.rm=TRUE) +4, sum(as.numeric(hand_dealer, na.rm=TRUE)))))))))))
    
    #dealer wins, loses or hits based on sum of their hand and players hand (tie goes to dealer)
    hit_win_lose <- ifelse(sum(as.numeric(hand_player), na.rm = TRUE) >21, "win", 
                           ifelse(sum(as.numeric(hand_sum), na.rm = TRUE) > 21, "lose",
                                  ifelse((sum(as.numeric(hand_sum), na.rm = TRUE) >= sum(as.numeric(hand_player), na.rm = TRUE)) & sum(as.numeric(hand_sum), na.rm = TRUE) <= 21, "win", "hit")))
    
    #if hit, take a take a new card from the remaining cards in the deck and add it to dealers hand    
    newcard <- ifelse(hit_win_lose=="hit", sample(cards, 1, replace = FALSE), NA)
    hand_dealer <-  append(hand_dealer, newcard)
    
    #update cards to remove new card
    for(i in newcard){
      if(is.element(i,cards)) 
        cards<-cards[-match(i,cards)]}
    
    #check if hand has aces and create alternate hand without aces
    hand_noaces <- hand_dealer
    for(i in hand_dealer){
      if(is.element(i,"A"))
        hand_noaces <- (hand_dealer[-match(i, hand_dealer)])
    }
    
    #count how many aces
    num_aces <- length(hand_dealer) - length(hand_noaces)
    #get final hand sum
    hand_sum <- ifelse(num_aces==0, sum(as.numeric(hand_dealer), na.rm=TRUE), 
                       ifelse(num_aces ==1 & sum(as.numeric(hand_dealer), na.rm = TRUE) <= 10, sum(as.numeric(hand_noaces), na.rm=TRUE) + 11, 
                              ifelse(num_aces ==1 & sum(as.numeric(hand_dealer), na.rm = TRUE) >10, sum(as.numeric(hand_noaces), na.rm=TRUE) + 1,
                                     ifelse(num_aces ==2 & sum(as.numeric(hand_dealer), na.rm = TRUE) <= 9, sum(as.numeric(hand_noaces), na.rm=TRUE) + 12,
                                            ifelse(num_aces==2 & sum(as.numeric(hand_dealer), na.rm=TRUE) >9, sum(as.numeric(hand_noaces), na.rm = TRUE) + 2, 
                                                   ifelse(num_aces==3 & sum(as.numeric(hand_dealer), na.rm = TRUE) <=8, sum(as.numeric(hand_noaces), na.rm = TRUE) + 13, 
                                                          ifelse(num_aces==3 & sum(as.numeric(hand_dealer), na.rm = TRUE) >8, sum(as.numeric(hand_noaces), na.rm = TRUE) + 3, 
                                                                 ifelse(num_aces==4 & sum(as.numeric(hand_dealer), na.rm = TRUE) <=7, sum(as.numeric(hand_noaces), na.rm = TRUE) + 14, 
                                                                        ifelse(num_aces==4 & sum(as.numeric(hand_dealer), na.rm = TRUE) >7, sum(as.numeric(hand_noaces), na.rm=TRUE) +4, sum(as.numeric(hand_dealer, na.rm=TRUE)))))))))))
    
    #dealer wins, loses or hits based on sum of their hand and players hand (tie goes to dealer)
    hit_win_lose <- ifelse(sum(as.numeric(hand_player), na.rm = TRUE) >21, "win", 
                           ifelse(sum(as.numeric(hand_sum), na.rm = TRUE) > 21, "lose",
                                  ifelse((sum(as.numeric(hand_sum), na.rm = TRUE) >= sum(as.numeric(hand_player), na.rm = TRUE)) & sum(as.numeric(hand_sum), na.rm = TRUE) <= 21, "win", "hit")))
    
    #if hit, take a take a new card from the remaining cards in the deck and add it to dealers hand    
    newcard <- ifelse(hit_win_lose=="hit", sample(cards, 1, replace = FALSE), NA)
    hand_dealer <-  append(hand_dealer, newcard)
    
    #update cards to remove new card
    for(i in newcard){
      if(is.element(i,cards)) 
        cards<-cards[-match(i,cards)]}
    
    #check if hand has aces and create alternate hand without aces
    hand_noaces <- hand_dealer
    for(i in hand_dealer){
      if(is.element(i,"A"))
        hand_noaces <- (hand_dealer[-match(i, hand_dealer)])
    }
    
    #count how many aces
    num_aces <- length(hand_dealer) - length(hand_noaces)
    #get final hand sum
    hand_sum <- ifelse(num_aces==0, sum(as.numeric(hand_dealer), na.rm=TRUE), 
                       ifelse(num_aces ==1 & sum(as.numeric(hand_dealer), na.rm = TRUE) <= 10, sum(as.numeric(hand_noaces), na.rm=TRUE) + 11, 
                              ifelse(num_aces ==1 & sum(as.numeric(hand_dealer), na.rm = TRUE) >10, sum(as.numeric(hand_noaces), na.rm=TRUE) + 1,
                                     ifelse(num_aces ==2 & sum(as.numeric(hand_dealer), na.rm = TRUE) <= 9, sum(as.numeric(hand_noaces), na.rm=TRUE) + 12,
                                            ifelse(num_aces==2 & sum(as.numeric(hand_dealer), na.rm=TRUE) >9, sum(as.numeric(hand_noaces), na.rm = TRUE) + 2, 
                                                   ifelse(num_aces==3 & sum(as.numeric(hand_dealer), na.rm = TRUE) <=8, sum(as.numeric(hand_noaces), na.rm = TRUE) + 13, 
                                                          ifelse(num_aces==3 & sum(as.numeric(hand_dealer), na.rm = TRUE) >8, sum(as.numeric(hand_noaces), na.rm = TRUE) + 3, 
                                                                 ifelse(num_aces==4 & sum(as.numeric(hand_dealer), na.rm = TRUE) <=7, sum(as.numeric(hand_noaces), na.rm = TRUE) + 14, 
                                                                        ifelse(num_aces==4 & sum(as.numeric(hand_dealer), na.rm = TRUE) >7, sum(as.numeric(hand_noaces), na.rm=TRUE) +4, sum(as.numeric(hand_dealer, na.rm=TRUE)))))))))))
    
    #dealer wins, loses or hits based on sum of their hand and players hand (tie goes to dealer)
    hit_win_lose <- ifelse(sum(as.numeric(hand_player), na.rm = TRUE) >21, "win", 
                           ifelse(sum(as.numeric(hand_sum), na.rm = TRUE) > 21, "lose",
                                  ifelse((sum(as.numeric(hand_sum), na.rm = TRUE) >= sum(as.numeric(hand_player), na.rm = TRUE)) & sum(as.numeric(hand_sum), na.rm = TRUE) <= 21, "win", "hit")))
    
    #if hit, take a take a new card from the remaining cards in the deck and add it to dealers hand    
    newcard <- ifelse(hit_win_lose=="hit", sample(cards, 1, replace = FALSE), NA)
    hand_dealer <-  append(hand_dealer, newcard)
    
    #update cards to remove new card
    for(i in newcard){
      if(is.element(i,cards)) 
        cards<-cards[-match(i,cards)]}
    
    #check if hand has aces and create alternate hand without aces
    hand_noaces <- hand_dealer
    for(i in hand_dealer){
      if(is.element(i,"A"))
        hand_noaces <- (hand_dealer[-match(i, hand_dealer)])
    }
    
    #count how many aces
    num_aces <- length(hand_dealer) - length(hand_noaces)
    #get final hand sum
    hand_sum <- ifelse(num_aces==0, sum(as.numeric(hand_dealer), na.rm=TRUE), 
                       ifelse(num_aces ==1 & sum(as.numeric(hand_dealer), na.rm = TRUE) <= 10, sum(as.numeric(hand_noaces), na.rm=TRUE) + 11, 
                              ifelse(num_aces ==1 & sum(as.numeric(hand_dealer), na.rm = TRUE) >10, sum(as.numeric(hand_noaces), na.rm=TRUE) + 1,
                                     ifelse(num_aces ==2 & sum(as.numeric(hand_dealer), na.rm = TRUE) <= 9, sum(as.numeric(hand_noaces), na.rm=TRUE) + 12,
                                            ifelse(num_aces==2 & sum(as.numeric(hand_dealer), na.rm=TRUE) >9, sum(as.numeric(hand_noaces), na.rm = TRUE) + 2, 
                                                   ifelse(num_aces==3 & sum(as.numeric(hand_dealer), na.rm = TRUE) <=8, sum(as.numeric(hand_noaces), na.rm = TRUE) + 13, 
                                                          ifelse(num_aces==3 & sum(as.numeric(hand_dealer), na.rm = TRUE) >8, sum(as.numeric(hand_noaces), na.rm = TRUE) + 3, 
                                                                 ifelse(num_aces==4 & sum(as.numeric(hand_dealer), na.rm = TRUE) <=7, sum(as.numeric(hand_noaces), na.rm = TRUE) + 14, 
                                                                        ifelse(num_aces==4 & sum(as.numeric(hand_dealer), na.rm = TRUE) >7, sum(as.numeric(hand_noaces), na.rm=TRUE) +4, sum(as.numeric(hand_dealer, na.rm=TRUE)))))))))))
    
    #dealer wins, loses or hits based on sum of their hand and players hand (tie goes to dealer)
    hit_win_lose <- ifelse(sum(as.numeric(hand_player), na.rm = TRUE) >21, "win", 
                           ifelse(sum(as.numeric(hand_sum), na.rm = TRUE) > 21, "lose",
                                  ifelse((sum(as.numeric(hand_sum), na.rm = TRUE) >= sum(as.numeric(hand_player), na.rm = TRUE)) & sum(as.numeric(hand_sum), na.rm = TRUE) <= 21, "win", "hit")))
    
    #if hit, take a take a new card from the remaining cards in the deck and add it to dealers hand    
    newcard <- ifelse(hit_win_lose=="hit", sample(cards, 1, replace = FALSE), NA)
    hand_dealer <-  append(hand_dealer, newcard)
    
    #update cards to remove new card
    for(i in newcard){
      if(is.element(i,cards)) 
        cards<-cards[-match(i,cards)]}
    
    #get final sum of dealers hand
    final_dealer <- append(final_dealer, sum(as.numeric(hand_sum), na.rm = TRUE))
    
    
    ####KEEPING SCORE####
    
    
    #keeping score
    game_result_player <- ifelse(hit_win_lose=="win", 0, 1)
    player_wins <- append(player_wins, game_result_player)
  }

}

strat_hit14 <- player_wins[1:B]
strat_hit15 <- player_wins[(B+1):(2*B)]
strat_hit16 <- player_wins[((2*B)+1):(3*B)]
strat_hit17 <- player_wins[((3*B)+1):(4*B)]
strat_hit18 <- player_wins[((4*B)+1):(5*B)]
strat_hit19 <- player_wins[((5*B)+1):(6*B)]

#strategy 14
par(mfrow=c(1,2))
  
simulation_outcome <- table(strat_hit14)
prob_player_win <- round((sum(strat_hit14 / B) * 100),2)
prob_dealer_win <- 100 - prob_player_win
labels <- c(paste0("Dealer Wins-",prob_dealer_win,"%"), paste0("Player Wins-", prob_player_win,"%"))
pie(simulation_outcome, labels = labels,
    main="Simulation 1: Hit on 14")
  
counts <- table(final_player[1:B])
plot <- barplot(counts, main="Player Hand Totals",
                xlab="Sum of Player Hand")


#strategy 15
par(mfrow=c(1,2))

simulation_outcome <- table(strat_hit15)
prob_player_win <- round((sum(strat_hit15 / B) * 100),2)
prob_dealer_win <- 100 - prob_player_win
labels <- c(paste0("Dealer Wins-",prob_dealer_win,"%"), paste0("Player Wins-", prob_player_win,"%"))
pie(simulation_outcome, labels = labels,
    main="Simulation 1: Hit on 15")

counts <- table(final_player[((1*B)+1):(2*B)])
plot <- barplot(counts, main="Player Hand Totals",
                xlab="Sum of Player Hand")


#strategy 16
par(mfrow=c(1,2))

simulation_outcome <- table(strat_hit16)
prob_player_win <- round((sum(strat_hit16 / B) * 100),2)
prob_dealer_win <- 100 - prob_player_win
labels <- c(paste0("Dealer Wins-",prob_dealer_win,"%"), paste0("Player Wins-", prob_player_win,"%"))
pie(simulation_outcome, labels = labels,
    main="Simulation 1: Hit on 16")

counts <- table(final_player[((2*B)+1):(3*B)])
plot <- barplot(counts, main="Player Hand Totals",
                xlab="Sum of Player Hand")


#strategy 17
par(mfrow=c(1,2))

simulation_outcome <- table(strat_hit17)
prob_player_win <- round((sum(strat_hit17 / B) * 100),2)
prob_dealer_win <- 100 - prob_player_win
labels <- c(paste0("Dealer Wins-",prob_dealer_win,"%"), paste0("Player Wins-", prob_player_win,"%"))
pie(simulation_outcome, labels = labels,
    main="Simulation 1: Hit on 17")

counts <- table(final_player[((3*B)+1):(4*B)])
plot <- barplot(counts, main="Player Hand Totals",
                xlab="Sum of Player Hand")


#strategy 18
par(mfrow=c(1,2))

simulation_outcome <- table(strat_hit18)
prob_player_win <- round((sum(strat_hit18 / B) * 100),2)
prob_dealer_win <- 100 - prob_player_win
labels <- c(paste0("Dealer Wins-",prob_dealer_win,"%"), paste0("Player Wins-", prob_player_win,"%"))
pie(simulation_outcome, labels = labels,
    main="Simulation 1: Hit on 18")

counts <- table(final_player[((4*B)+1):(5*B)])
plot <- barplot(counts, main="Player Hand Totals",
                xlab="Sum of Player Hand")


#strategy 19
par(mfrow=c(1,2))

simulation_outcome <- table(strat_hit19)
prob_player_win <- round((sum(strat_hit19 / B) * 100),2)
prob_dealer_win <- 100 - prob_player_win
labels <- c(paste0("Dealer Wins-",prob_dealer_win,"%"), paste0("Player Wins-", prob_player_win,"%"))
pie(simulation_outcome, labels = labels,
    main="Simulation 1: Hit on 19")

counts <- table(final_player[((5*B)+1):(6*B)])
plot <- barplot(counts, main="Player Hand Totals",
                xlab="Sum of Player Hand")

#means
mean(final_player[1:B])
mean(final_player[((1*B)+1):(2*B)])
mean(final_player[((2*B)+1):(3*B)])
mean(final_player[((3*B)+1):(4*B)])
mean(final_player[((4*B)+1):(5*B)])
mean(final_player[((5*B)+1):(6*B)])
